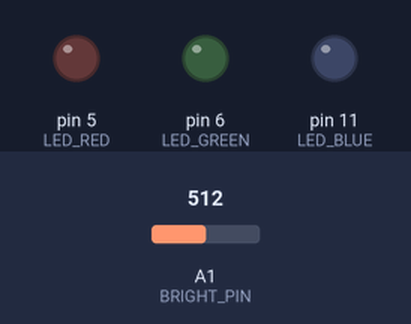
The sketch below on a simulated Arduino Uno, built with avr-gcc and run on an emulated ATmega328P. On the bench: output pins drawn as LEDs (lit = HIGH). The test bench sets the inputs (shaded band); at power-on: A1 (BRIGHT_PIN) = 512. What the sketch prints to the serial monitor is not drawn.

Above: at 1.2 s.
1.3 s: A1 (BRIGHT_PIN) set to 492
At 4.16 s:
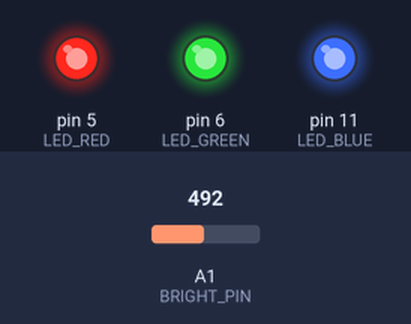
4.3 s: A1 (BRIGHT_PIN) set to 510
At 5.5 s:
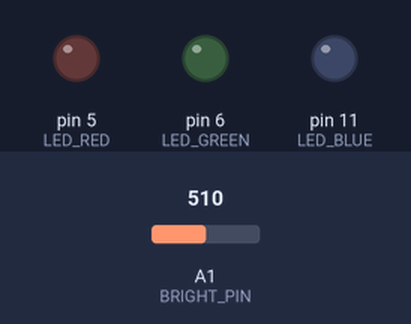
5.8 s: A1 (BRIGHT_PIN) set to 490
At 9.0 s:
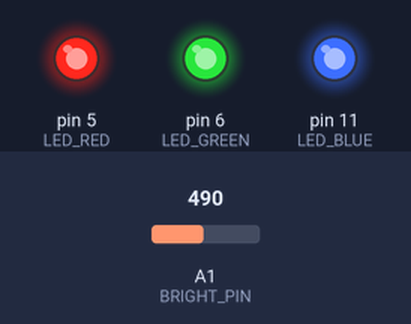
Timing chart, 0 to 10.5 s (numbered marks = the images above; inputs shaded):
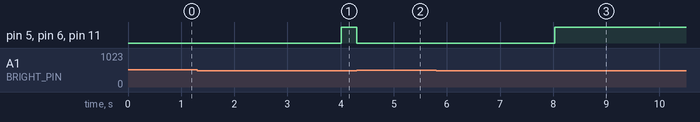

Measured:
- the behaviour switches between 500 and 499 on A1 (BRIGHT_PIN) (found by bisection; images 0 and 1)
- after the input at 1.3 s, pin 5 (LED_RED), pin 6 (LED_GREEN), pin 11 (LED_BLUE): LOW → HIGH after 2.7 s
- after the input at 4.3 s, pin 5 (LED_RED), pin 6 (LED_GREEN), pin 11 (LED_BLUE): HIGH → LOW at once
- after the input at 5.8 s, pin 5 (LED_RED), pin 6 (LED_GREEN), pin 11 (LED_BLUE): LOW → HIGH after 2.2 s

The sketch:

3_1_3.ino
```cpp
#define LED_RED 5
#define LED_GREEN 6
#define LED_BLUE  11
#define BRIGHT_PIN  A1

unsigned long currTime = 0;
unsigned long prevTime = 0;
int sec = 0;

int state = 0;

void setup() {
  Serial.begin(9600);
  pinMode(LED_RED, OUTPUT);
  pinMode(LED_GREEN, OUTPUT);
  pinMode(LED_BLUE, OUTPUT);
}

void loop() {
  int brightValue = analogRead(BRIGHT_PIN);
  Serial.println(brightValue);

  currTime = millis();
  if(currTime - prevTime >= 1000)
  {
    prevTime = currTime;
    sec++;
  }

  if (brightValue < 500)
  {
    if(sec >= 3)
    {
      sec = 3;
      ledOn();
    }
  }
  else
  {
    sec = 0;
    ledOff();
  }
}

void ledOn()
{
  digitalWrite(LED_RED, HIGH);
  digitalWrite(LED_GREEN, HIGH);
  digitalWrite(LED_BLUE, HIGH);
}

void ledOff()
{
  digitalWrite(LED_RED, LOW);
  digitalWrite(LED_GREEN, LOW);
  digitalWrite(LED_BLUE, LOW);
}
//3_1_3.ino
```
